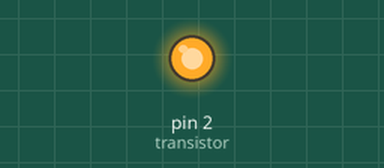
Recording of a sketch running on a simulated Arduino Uno, built with avr-gcc and run on an emulated ATmega328P. Parts: output pins drawn as LEDs (lit = HIGH).

Above: at 10.0 s.
At 30.0 s:
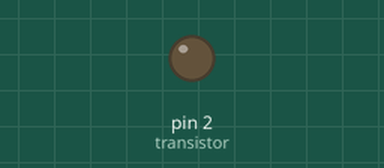
Timing chart, 0 to 52.0 s (numbered marks = the images above):
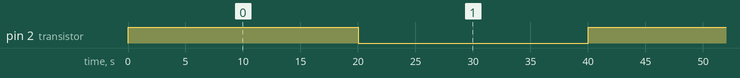

The sketch:

prova_transistor.ino
```cpp
const int transistor = 2;

void setup()
{
  pinMode (transistor, OUTPUT);
}

void loop()
{
  digitalWrite (transistor, HIGH); //npn -> così apro il circuito e tolgo la corrente
  delay(20000);
  digitalWrite (transistor, LOW); //così -> metto la corrente chiudendo il circuito
  delay(20000);
}
```

Measured:
- by itself, pin 2 (transistor): alternates HIGH for 20.0 s and LOW for 20.0 s
